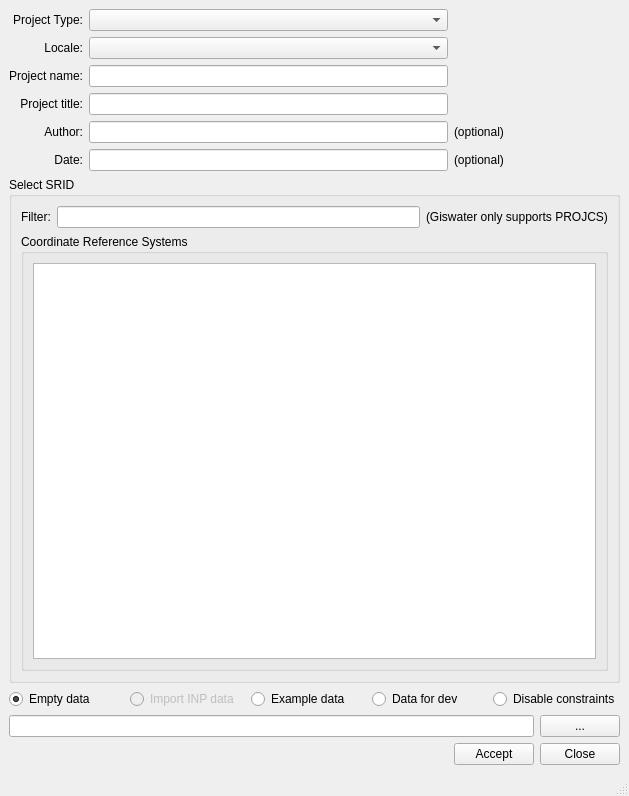
<?xml version="1.0" encoding="UTF-8"?>
<ui version="4.0">
 <class>readsql_create_project</class>
 <widget class="QMainWindow" name="readsql_create_project">
  <property name="geometry">
   <rect>
    <x>0</x>
    <y>0</y>
    <width>629</width>
    <height>796</height>
   </rect>
  </property>
  <property name="windowTitle">
   <string>Create Project</string>
  </property>
  <widget class="QWidget" name="centralwidget">
   <layout class="QGridLayout" name="gridLayout">
    <item row="21" column="3">
     <widget class="QPushButton" name="btn_close">
      <property name="text">
       <string>Close</string>
      </property>
     </widget>
    </item>
    <item row="21" column="2">
     <widget class="QPushButton" name="btn_accept">
      <property name="text">
       <string>Accept</string>
      </property>
     </widget>
    </item>
    <item row="5" column="0">
     <widget class="QLabel" name="lbl_author">
      <property name="layoutDirection">
       <enum>Qt::LeftToRight</enum>
      </property>
      <property name="text">
       <string>Author:</string>
      </property>
      <property name="alignment">
       <set>Qt::AlignRight|Qt::AlignTrailing|Qt::AlignVCenter</set>
      </property>
     </widget>
    </item>
    <item row="6" column="1">
     <widget class="QLineEdit" name="date"/>
    </item>
    <item row="4" column="1">
     <widget class="QLineEdit" name="project_title"/>
    </item>
    <item row="3" column="1">
     <widget class="QLineEdit" name="project_name"/>
    </item>
    <item row="20" column="0" colspan="3">
     <widget class="QLineEdit" name="data_file"/>
    </item>
    <item row="18" column="0" colspan="4">
     <layout class="QHBoxLayout" name="horizontalLayout">
      <item>
       <widget class="QRadioButton" name="rdb_data">
        <property name="text">
         <string>Empty data</string>
        </property>
        <property name="checked">
         <bool>true</bool>
        </property>
       </widget>
      </item>
      <item>
       <widget class="QRadioButton" name="rdb_import_data">
        <property name="enabled">
         <bool>false</bool>
        </property>
        <property name="text">
         <string>Import INP data</string>
        </property>
       </widget>
      </item>
      <item>
       <widget class="QRadioButton" name="rdb_sample">
        <property name="text">
         <string>Example data</string>
        </property>
       </widget>
      </item>
      <item>
       <widget class="QRadioButton" name="rdb_sample_dev">
        <property name="text">
         <string>Data for dev</string>
        </property>
       </widget>
      </item>
      <item>
       <widget class="QRadioButton" name="rdb_no_ct">
        <property name="enabled">
         <bool>true</bool>
        </property>
        <property name="text">
         <string>Disable constraints</string>
        </property>
        <property name="checked">
         <bool>false</bool>
        </property>
       </widget>
      </item>
     </layout>
    </item>
    <item row="6" column="2">
     <widget class="QLabel" name="label_6">
      <property name="sizePolicy">
       <sizepolicy hsizetype="Fixed" vsizetype="Preferred">
        <horstretch>0</horstretch>
        <verstretch>0</verstretch>
       </sizepolicy>
      </property>
      <property name="text">
       <string>(optional)</string>
      </property>
     </widget>
    </item>
    <item row="2" column="1">
     <widget class="QComboBox" name="cmb_locale"/>
    </item>
    <item row="5" column="2">
     <widget class="QLabel" name="label_5">
      <property name="sizePolicy">
       <sizepolicy hsizetype="Fixed" vsizetype="Preferred">
        <horstretch>0</horstretch>
        <verstretch>0</verstretch>
       </sizepolicy>
      </property>
      <property name="text">
       <string>(optional)</string>
      </property>
     </widget>
    </item>
    <item row="4" column="0">
     <widget class="QLabel" name="lbl_project_title">
      <property name="layoutDirection">
       <enum>Qt::LeftToRight</enum>
      </property>
      <property name="text">
       <string>Project title:</string>
      </property>
      <property name="alignment">
       <set>Qt::AlignRight|Qt::AlignTrailing|Qt::AlignVCenter</set>
      </property>
     </widget>
    </item>
    <item row="5" column="1">
     <widget class="QLineEdit" name="author">
      <property name="sizePolicy">
       <sizepolicy hsizetype="Expanding" vsizetype="Fixed">
        <horstretch>0</horstretch>
        <verstretch>0</verstretch>
       </sizepolicy>
      </property>
     </widget>
    </item>
    <item row="2" column="0">
     <widget class="QLabel" name="label_2">
      <property name="text">
       <string>Locale:</string>
      </property>
      <property name="alignment">
       <set>Qt::AlignRight|Qt::AlignTrailing|Qt::AlignVCenter</set>
      </property>
     </widget>
    </item>
    <item row="20" column="3">
     <widget class="QPushButton" name="btn_push_file">
      <property name="enabled">
       <bool>true</bool>
      </property>
      <property name="text">
       <string>...</string>
      </property>
     </widget>
    </item>
    <item row="6" column="0">
     <widget class="QLabel" name="lbl_date">
      <property name="layoutDirection">
       <enum>Qt::LeftToRight</enum>
      </property>
      <property name="text">
       <string>Date:</string>
      </property>
      <property name="alignment">
       <set>Qt::AlignRight|Qt::AlignTrailing|Qt::AlignVCenter</set>
      </property>
     </widget>
    </item>
    <item row="1" column="1">
     <widget class="QComboBox" name="cmb_create_project_type"/>
    </item>
    <item row="3" column="0">
     <widget class="QLabel" name="lbl_project_name">
      <property name="layoutDirection">
       <enum>Qt::LeftToRight</enum>
      </property>
      <property name="text">
       <string>Project name:</string>
      </property>
      <property name="alignment">
       <set>Qt::AlignRight|Qt::AlignTrailing|Qt::AlignVCenter</set>
      </property>
     </widget>
    </item>
    <item row="1" column="0">
     <widget class="QLabel" name="label">
      <property name="text">
       <string>Project Type:</string>
      </property>
      <property name="alignment">
       <set>Qt::AlignRight|Qt::AlignTrailing|Qt::AlignVCenter</set>
      </property>
     </widget>
    </item>
    <item row="17" column="0" colspan="4">
     <widget class="QGroupBox" name="groupBox">
      <property name="title">
       <string>Select SRID</string>
      </property>
      <layout class="QGridLayout" name="gridLayout_2">
       <item row="0" column="0">
        <widget class="QLabel" name="lbl_filter">
         <property name="text">
          <string>Filter:</string>
         </property>
        </widget>
       </item>
       <item row="0" column="1">
        <widget class="QLineEdit" name="srid_id"/>
       </item>
       <item row="0" column="2">
        <widget class="QLabel" name="label_8">
         <property name="text">
          <string>(Giswater only supports PROJCS)</string>
         </property>
        </widget>
       </item>
       <item row="2" column="0" colspan="3">
        <widget class="QGroupBox" name="groupBox_2">
         <property name="title">
          <string>Coordinate Reference Systems</string>
         </property>
         <layout class="QGridLayout" name="gridLayout_3">
          <item row="0" column="0">
           <widget class="QTableView" name="tbl_srid"/>
          </item>
         </layout>
        </widget>
       </item>
      </layout>
     </widget>
    </item>
   </layout>
  </widget>
  <widget class="QStatusBar" name="statusbar"/>
  <action name="actionCreate_Sample">
   <property name="text">
    <string>Create Sample</string>
   </property>
  </action>
  <action name="actionCreate_Sample_Dev">
   <property name="text">
    <string>Create Sample Dev</string>
   </property>
  </action>
 </widget>
 <tabstops>
  <tabstop>cmb_create_project_type</tabstop>
  <tabstop>cmb_locale</tabstop>
  <tabstop>project_name</tabstop>
  <tabstop>project_title</tabstop>
  <tabstop>author</tabstop>
  <tabstop>date</tabstop>
  <tabstop>srid_id</tabstop>
  <tabstop>tbl_srid</tabstop>
  <tabstop>rdb_data</tabstop>
  <tabstop>rdb_import_data</tabstop>
  <tabstop>rdb_sample</tabstop>
  <tabstop>rdb_sample_dev</tabstop>
  <tabstop>rdb_no_ct</tabstop>
  <tabstop>data_file</tabstop>
  <tabstop>btn_push_file</tabstop>
  <tabstop>btn_accept</tabstop>
  <tabstop>btn_close</tabstop>
 </tabstops>
 <resources/>
 <connections/>
</ui>
